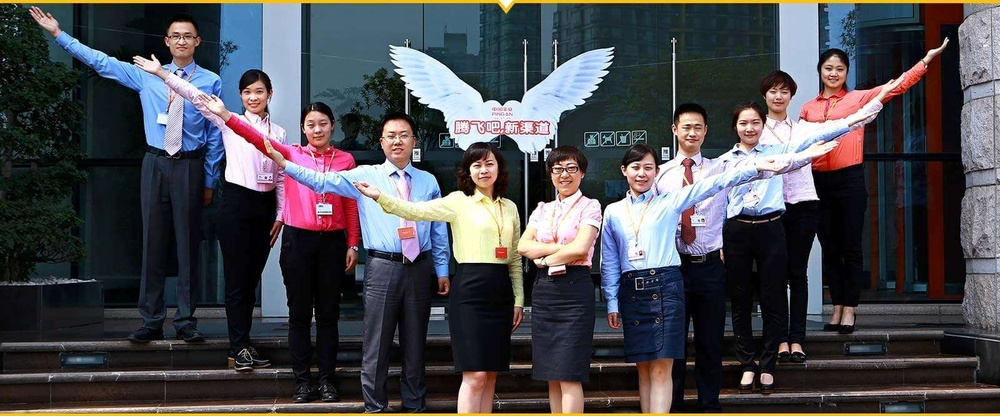
#> input picture faceRecogMulti.jpg, 1000 x 416 px, shrunk from 1600 x 666 before the run
$ python faceDetect.py
#> lines starting #> are read from the running program, lines starting #| are printed output that depends on the picture; after the words box and inside, x2 and y2 are one past the last pixel; in counts of white or black regions, pixels touching at a corner belong together
#识别静态图片中的人脸,打上方框

import cv2
import os

filename = 'faceRecogMulti.jpg'


def detect(filename):
#> called with filename = 'faceRecogMulti.jpg'
    workDir = os.getcwd()
    face_cascade = cv2.CascadeClassifier(os.path.join(workDir, 'cascades','haarcascade_frontalface_default.xml'))
    eye_cascade = cv2.CascadeClassifier(os.path.join(workDir, 'cascades','haarcascade_eye.xml' ))
    img = cv2.imread(os.path.join(workDir,filename))
#> img is the input picture: shape (416, 1000, 3); mean B, G, R 78.3, 73.6, 74.2
    gray = cv2.cvtColor(img, cv2.COLOR_BGR2GRAY)
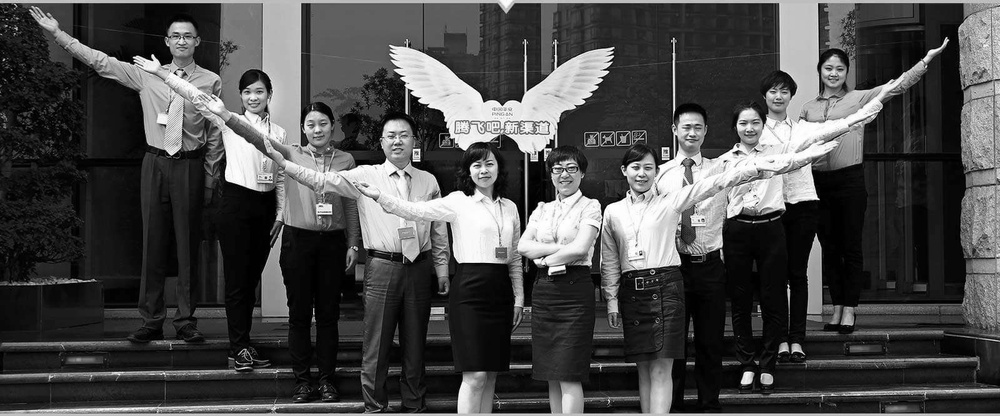
#> gray: shape (416, 1000); min 0, max 255, mean 74.3
    faces = face_cascade.detectMultiScale(gray, 1.3, 5)
#> faces = [[300, 110, 35, 35], [164, 22, 36, 36], [817, 55, 34, 34], [732, 110, 34, 34], [674, 113, 36, 36], [379, 120, 38, 38], [547, 154, 39, 39]]
    for (x, y, w, h) in faces:
        img = cv2.rectangle(img, (x, y), (x + w, y + h), (255, 0, 0), 2)
#> this loop made 7 passes
#> pass 1, in detect, `img = cv2.rectangle(img, (x, y), (x + w, y + h), (255, 0, 0), 2)`:
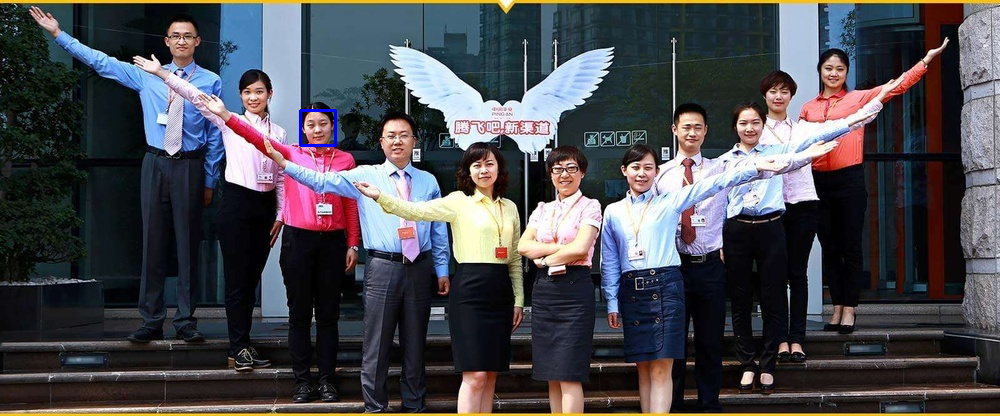
#> img: shape (416, 1000, 3); 0.1% of pixels changed, all inside (x1, y1, x2, y2) = (299, 109, 337, 147)
#> pass 2, in detect, `img = cv2.rectangle(img, (x, y), (x + w, y + h), (255, 0, 0), 2)`:
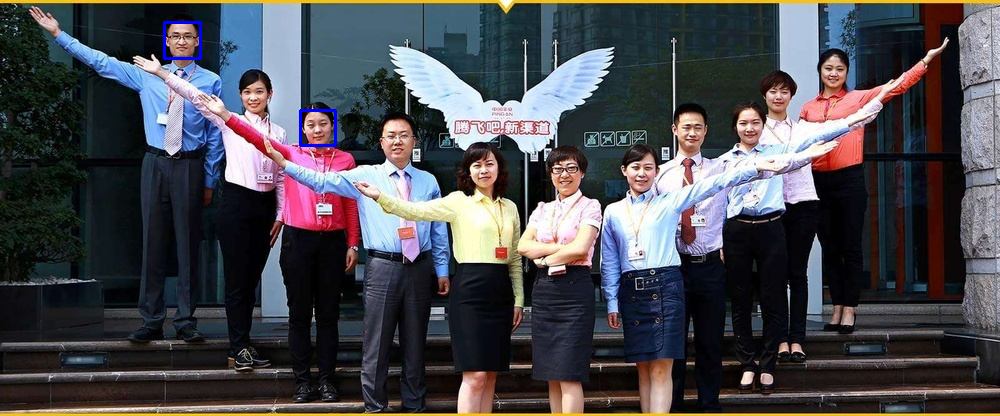
#> img: shape (416, 1000, 3); 0.1% of pixels changed, all inside (x1, y1, x2, y2) = (163, 21, 202, 60)
#> pass 3, in detect, `img = cv2.rectangle(img, (x, y), (x + w, y + h), (255, 0, 0), 2)`:
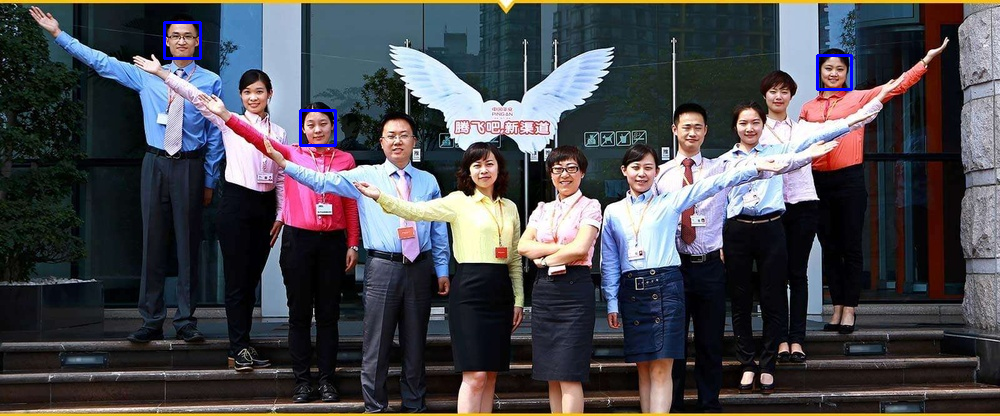
#> img: shape (416, 1000, 3); 0.1% of pixels changed, all inside (x1, y1, x2, y2) = (816, 54, 853, 91)
#> after the loop:
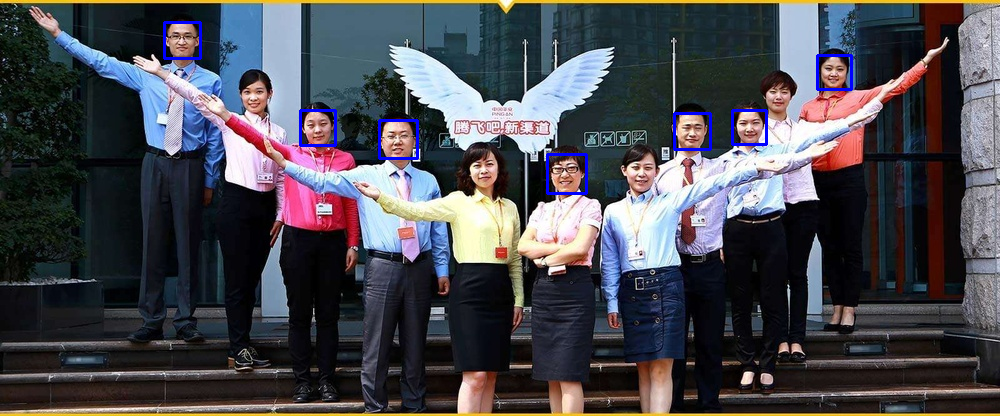
#> img: shape (416, 1000, 3); 0.42% of pixels changed, all inside (x1, y1, x2, y2) = (378, 109, 768, 195)

    cv2.namedWindow('Faces Detected!!')
    cv2.imshow('Faces Detected!!', img)
    cv2.imwrite(os.path.join(workDir, 'Faces.jpg'), img)
    cv2.waitKey(0)

detect(filename)
